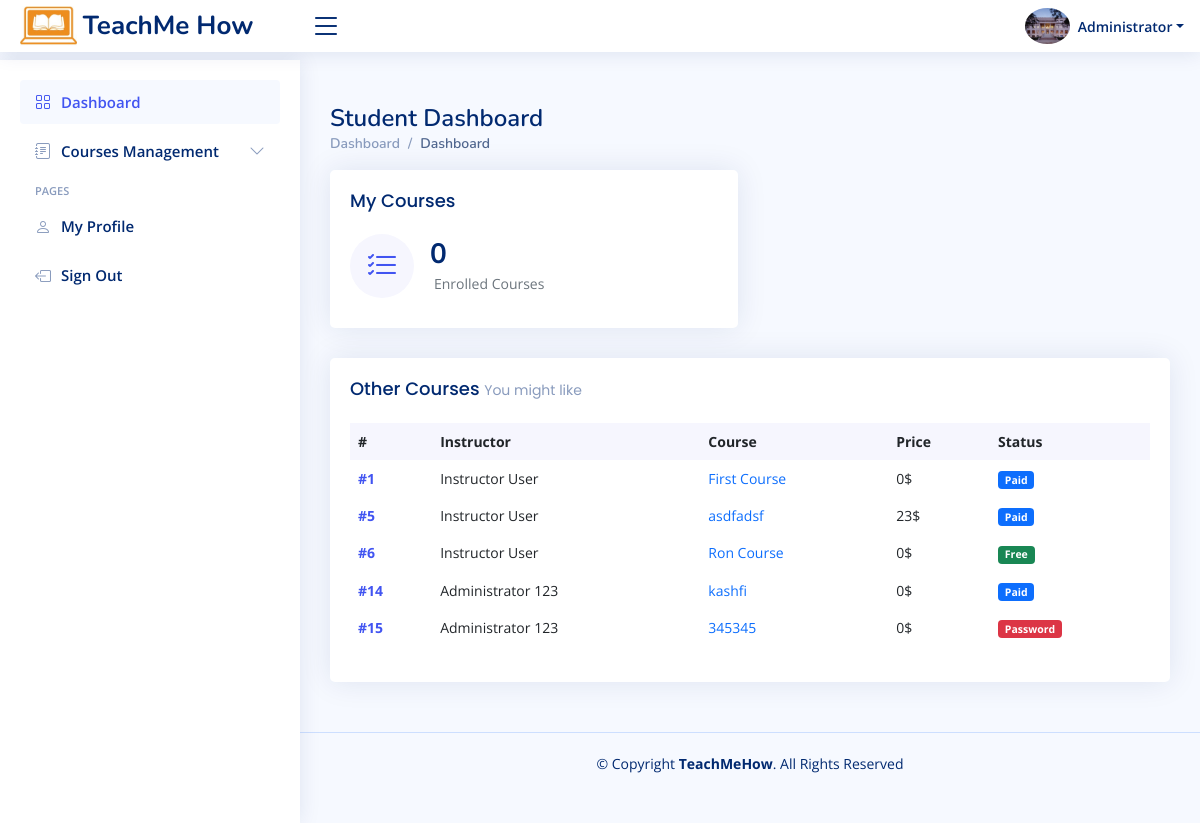
The page /studentDashboard.php (signed in) on the database as committed earlier.
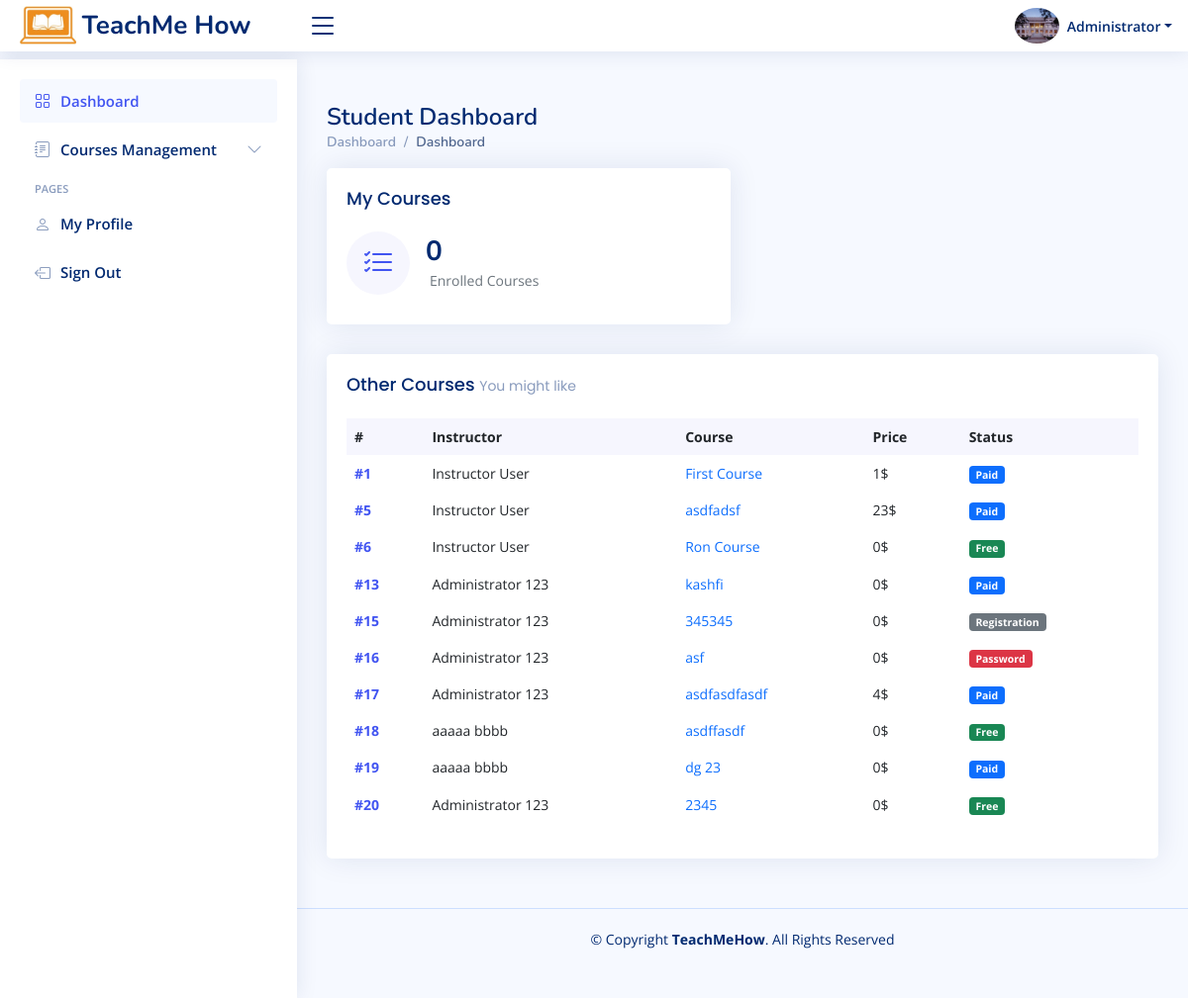
The same page on the database as committed later.
### tables this page shows
CREATE TABLE `users` (
  `id` int(11) NOT NULL,
  `firstname` varchar(20) NOT NULL,
  `lastname` varchar(20) NOT NULL,
  `email` varchar(50) NOT NULL,
  `contactNum` varchar(100) DEFAULT NULL,
  `address` varchar(200) DEFAULT NULL,
  `username` varchar(30) NOT NULL,
  `password` varchar(100) NOT NULL,
  `type` enum('Admin','Instructor','Student') NOT NULL,
  `verified` tinyint(1) NOT NULL DEFAULT 0,
  `pic` varchar(100) NOT NULL DEFAULT 'default.jpg',
  `isBlocked` tinyint(1) NOT NULL DEFAULT 0,
  `created_on` timestamp NOT NULL DEFAULT current_timestamp(),
  `about` varchar(1000) NOT NULL DEFAULT 'Some info about user, edit it form profile section.....   Some info about user, edit it form profile section.....'
);

CREATE TABLE `courses` (
  `id` int(10) NOT NULL,
  `instructor_id` int(10) NOT NULL,
  `title` varchar(200) NOT NULL,
  `thumbnail` varchar(100) NOT NULL DEFAULT 'default.jpg',
  `access` enum('Free','Registration','Paid','Password') NOT NULL,
  `description` varchar(1000) NOT NULL,
  `draft` tinyint(1) NOT NULL DEFAULT 0,
  `courseID` varchar(20) NOT NULL,
  `timeLimitType` enum('Without Time Limit','Days','Months','Years') DEFAULT NULL,
  `timeLimitValue` int(5) DEFAULT NULL,
  `registration_required_email` tinyint(1) DEFAULT NULL,
  `registration_required_phone` tinyint(1) DEFAULT NULL,
  `registration_required_address` tinyint(1) DEFAULT NULL,
  `registration_required_tos` tinyint(1) DEFAULT NULL,
  `price` int(5) DEFAULT NULL,
  `paypal_email` varchar(500) DEFAULT 'AUV9WUKaXyoFG7UN6rgBt-NKkSJWJHUxKSxbfq6g97mJglHj8rrOcSJJHgvGOgaVQ-dARLQOKm0cBuQ3',
  `instructor_name` varchar(50) NOT NULL,
  `back_clr` varchar(10) NOT NULL DEFAULT '#ffffff',
  `front_clr` varchar(10) NOT NULL DEFAULT '#000000',
  `page_background_type` enum('image','color') NOT NULL DEFAULT 'color',
  `page_background_image` varchar(100) DEFAULT NULL,
  `page_background_color` varchar(100) DEFAULT '#000000',
  `txtLessonBackground` varchar(10) DEFAULT NULL,
  `courseTitleBg` varchar(10) NOT NULL DEFAULT '#ffffff',
  `courseTitleFg` varchar(10) NOT NULL DEFAULT '#000',
  `signBgColor` varchar(10) NOT NULL DEFAULT '#ffffff',
  `signFgColor` varchar(10) NOT NULL DEFAULT '#000',
  `bottomLogo` varchar(100) NOT NULL DEFAULT 'default.png',
  `is_deleted` tinyint(1) NOT NULL DEFAULT 0,
  `coursePassword` varchar(100) DEFAULT NULL,
  `aboutInstructor` varchar(1000) NOT NULL,
  `paypal_client_api_key` varchar(1000) DEFAULT 'AUV9WUKaXyoFG7UN6rgBt-NKkSJWJHUxKSxbfq6g97mJglHj8rrOcSJJHgvGOgaVQ-dARLQOKm0cBuQ3',
  `instructorPicture` varchar(200) NOT NULL DEFAULT 'default.jpg',
  `instructur_website` varchar(100) NOT NULL,
  `instructur_insta` varchar(100) NOT NULL,
  `instructur_facebook` varchar(100) NOT NULL,
  `instructur_linkedin` varchar(100) NOT NULL
);

### studentDashboard.php (the view, shortened to what this page needs)
<?php
    require_once "includes/app.php";
    $path = ROOT_DIR;
function myTotalCourses(){
    $id = $_SESSION["userID"];
    $s = "SELECT * FROM users_courses WHERE user_id=$id";
    $res = mysqli_query($GLOBALS["con"], $s);
    return mysqli_num_rows($res);
}
?>
<!DOCTYPE html>
<html lang="en">
<head>
    <?php
        require "includes/head.inc.php";
    ?>
</head>
<body>
    <?=require_once "includes/header.inc.php";?>
  <?=require_once "includes/studentSideBar.inc.php";?>
  <main id="main" class="main">
    <div class="pagetitle">
      <h1>Student Dashboard</h1>
      <nav>
        <ol class="breadcrumb">
          <li class="breadcrumb-item"><a href="<?=ROOT_DIR?>instructorDashboard.php">Dashboard</a></li>
          <li class="breadcrumb-item active">Dashboard</li>
        </ol>
      </nav>
    </div>
    <section class="section dashboard">
      <div class="row">
        <div class="col-lg-12">
          <div class="row">
            <div class="col-xxl-4 col-md-6">
              <div class="card info-card sales-card">
                <div class="card-body">
                  <h5 class="card-title">My Courses</h5>
                  <div class="d-flex align-items-center">
                    <div class="card-icon rounded-circle d-flex align-items-center justify-content-center">
                      <i class="bi bi-list-check"></i>
                    </div>
                    <div class="ps-3">
                      <h6><?=myTotalCourses()?></h6>
                      <span class="text-muted small pt-2 ps-1">Enrolled Courses</span>
                    </div>
                  </div>
                </div>
              </div>
            </div>
            <div class="col-12">
              <div class="card recent-sales">
                <div class="card-body">
                  <h5 class="card-title">Other Courses <span> You might like</span></h5>
                  <table class="table table-borderless datatable">
                    <thead>
                      <tr>
                        <th scope="col">#</th>
                        <th scope="col">Instructor</th>
                        <th scope="col">Course</th>
                        <th scope="col">Price</th>
                        <th scope="col">Status</th>
                      </tr>
                    </thead>
                    <tbody>
                      <?php
                      $s = "SELECT * FROM courses WHERE draft=0";
                      $res = mysqli_query($con, $s);
                      while($row = mysqli_fetch_array($res)){
                          $instructorID = $row["instructor_id"];
                          $badge = "";
                          $badgeTxt = "";
                          if($row["access"]=="Free"){
                            $badge = "success";
                            $badgeTxt = "Free";
                          }
                          if($row["access"]=="Registration"){
                            $badge = "secondary";
                            $badgeTxt = "Registration";
                          }
                          if($row["access"]=="Paid"){
                            $badge = "primary";
                            $badgeTxt = "Paid";
                          }
                          if($row["access"]=="Password"){
                            $badge = "danger";
                            $badgeTxt = "Password";
                          }
                          $s = "SELECT concat(firstname,' ',lastname) as fullName FROM users WHERE id=$instructorID";
                          $res1 = mysqli_query($con, $s);
                          $row1 = mysqli_fetch_array($res1);
                          ?>
                          <tr>
                              <th scope="row"><a href="#">#<?=$row["id"]?></a></th>
                              <td><?=$row1["fullName"]?></td>
                              <td><a target="_blank" href="course-<?=$row["courseID"]?>" class="text-primary"><?=$row["title"]?></a></td>
                              <td><?=$row["price"]?>$</td>
                              <td><span class="badge bg-<?=$badge?>"><?=$badgeTxt?></span></td>
                          </tr>
                      <?php
                      }
                      ?>
                    </tbody>
                  </table>
                </div>
              </div>
            </div>
          </div>
        </div>
      </div>
    </section>
  </main>
  <?=require_once "includes/footer.inc.php";?>
</body>
</html>

### includes/head.inc.php (shortened to what this page needs)
<link href="<?=$path?>/assets/vendor/bootstrap/css/bootstrap.min.css" rel="stylesheet">
<link href="<?=$path?>assets/vendor/bootstrap-icons/bootstrap-icons.css" rel="stylesheet">
<link href="<?=$path?>assets/vendor/remixicon/remixicon.css" rel="stylesheet">
<link href="<?=$path?>assets/vendor/boxicons/css/boxicons.min.css" rel="stylesheet">
<link href="<?=$path?>assets/vendor/quill/quill.snow.css" rel="stylesheet">
<link href="<?=$path?>assets/vendor/quill/quill.bubble.css" rel="stylesheet">
<link href="<?=$path?>assets/vendor/simple-datatables/style.css" rel="stylesheet">
<link href="<?=$path?>assets/css/style.css?v=<?=rand()?>" rel="stylesheet">

### includes/header.inc.php (shortened to what this page needs)
<?php
$userID = $_SESSION["userID"];
$s = "SELECT pic FROM users WHERE id=$userID";
$res = mysqli_query($con, $s);
$picRow = mysqli_fetch_array($res);
$userPic = $picRow["pic"];
?>
<header id="header" class="header fixed-top" style="height: auto;<?=isset($_SESSION["impersonate"]) && $_SESSION["impersonate"] == true ? "margin-bottom: 147px": ""?>">
    <div class="d-flex align-items-center">
        <div class="d-flex align-items-center justify-content-between">
            <a href="#" class="logo d-flex align-items-center">
                <img src="<?=$path?>assets/img/logo_top.png" alt="">
                <span class="d-none d-lg-block">TeachMe How</span>
            </a>
            <i class="bi bi-list toggle-sidebar-btn"></i>
        </div>
        <nav class="header-nav ms-auto">
            <ul class="d-flex align-items-center">
                <li class="nav-item dropdown pe-3">
                    <a class="nav-link nav-profile d-flex align-items-center pe-0" href="#" data-bs-toggle="dropdown">
                        <img src="assets/img/profilePics/<?=$userPic?>" alt="Profile" class="rounded-circle">
                        <span class="d-none d-md-block dropdown-toggle ps-2"><?=$_SESSION["firstName"]?></span>
                    </a>
                </li>
            </ul>
        </nav>
    </div>
</header>

### includes/studentSideBar.inc.php (shortened to what this page needs)
<aside id="sidebar" class="sidebar">
    <ul class="sidebar-nav" id="sidebar-nav">
        <li class="nav-item">
            <a class="nav-link " href="<?=$path?>studentDashboard.php">
                <i class="bi bi-grid"></i>
                <span>Dashboard</span>
            </a>
        </li>
        <li class="nav-item">
            <a class="nav-link collapsed" data-bs-target="#forms-nav" data-bs-toggle="collapse" href="#">
                <i class="bi bi-journal-text"></i><span>Courses Management</span><i class="bi bi-chevron-down ms-auto"></i>
            </a>
        </li>
        <li class="nav-heading">Pages</li>
        <li class="nav-item">
            <a class="nav-link collapsed" href="<?=$path?>profile.php">
                <i class="bi bi-person"></i>
                <span>My Profile</span>
            </a>
        </li>
        <li class="nav-item">
            <a class="nav-link collapsed" href="#">
                <i class="bi bi-box-arrow-left"></i>
                <span>Sign Out</span>
            </a>
        </li>
    </ul>
</aside>

### includes/footer.inc.php (shortened to what this page needs)
<footer id="footer" class="footer">
    <div class="copyright">
        &copy; Copyright <strong><span>TeachMeHow</span></strong>. All Rights Reserved
    </div>
    <div class="credits">
    </div>
</footer>

### assets/css/style.css (style rules this page uses)
:root { scroll-behavior: smooth; }
body { font-family: "Open Sans", sans-serif; background: #f6f9ff; color: #444444; }
a { color: #4154f1; text-decoration: none; }
h1, h2, h3, h4, h5, h6 { font-family: "Nunito", sans-serif; }
#main { margin-top: 60px; padding: 20px 30px; transition: all 0.3s; }
.pagetitle { margin-bottom: 10px; }
.pagetitle h1 { font-size: 24px; margin-bottom: 0; font-weight: 600; color: #012970; }
.card { margin-bottom: 30px; border: none; border-radius: 5px; box-shadow: 0px 0 30px rgba(1, 41, 112, 0.1); overflow: hidden; }
.card-title { padding: 20px 0 15px 0; font-size: 18px; font-weight: 500; color: #012970; font-family: "Poppins", sans-serif; }
.card-title span { color: #899bbd; font-size: 14px; font-weight: 400; }
.card-body { padding: 0 20px 20px 20px; }
.breadcrumb { font-size: 14px; font-family: "Nunito", sans-serif; color: #899bbd; font-weight: 600; }
.breadcrumb a { color: #899bbd; transition: 0.3s; }
.breadcrumb .breadcrumb-item::before { color: #899bbd; }
.breadcrumb .active { color: #51678f; font-weight: 600; }
.logo { line-height: 1; }
@media (min-width: 1200px) { .logo { width: 280px; } }
.logo img { max-height: 40px; margin-right: 6px; }
.logo span { font-size: 26px; font-weight: 700; color: #012970; font-family: "Nunito", sans-serif; }
.header { transition: all 0.5s; z-index: 997; height: 60px; box-shadow: 0px 2px 20px rgba(1, 41, 112, 0.1); background-color: #fff; padding-left: 20px; }
.header .toggle-sidebar-btn { font-size: 32px; padding-left: 10px; cursor: pointer; color: #012970; }
.header-nav ul { list-style: none; }
.header-nav > ul { margin: 0; padding: 0; }
.header-nav .nav-profile { color: #012970; }
.header-nav .nav-profile img { max-height: 36px; }
.header-nav .nav-profile span { font-size: 14px; font-weight: 600; }
.sidebar { position: fixed; top: 60px; left: 0; bottom: 0; width: 300px; z-index: 996; transition: all 0.3s; padding: 20px; overflow-y: auto; scrollbar-width: thin; scrollbar-color: #aab7cf transparent; box-shadow: 0px 0px 20px rgba(1, 41, 112, 0.1); background-color: #fff; }
@media (min-width: 1200px) { #main, #footer { margin-left: 300px; } }
.sidebar-nav { padding: 0; margin: 0; list-style: none; }
.sidebar-nav li { padding: 0; margin: 0; list-style: none; }
.sidebar-nav .nav-item { margin-bottom: 5px; }
.sidebar-nav .nav-heading { font-size: 11px; text-transform: uppercase; color: #899bbd; font-weight: 600; margin: 10px 0 5px 15px; }
.sidebar-nav .nav-link { display: flex; align-items: center; font-size: 15px; font-weight: 600; color: #4154f1; transition: 0.3; background: #f6f9ff; padding: 10px 15px; border-radius: 4px; }
.sidebar-nav .nav-link i { font-size: 16px; margin-right: 10px; color: #4154f1; }
.sidebar-nav .nav-link.collapsed { color: #012970; background: #fff; }
.sidebar-nav .nav-link.collapsed i { color: #899bbd; }
.sidebar-nav .nav-link .bi-chevron-down { margin-right: 0; transition: transform 0.2s ease-in-out; }
.dashboard .info-card { padding-bottom: 10px; }
.dashboard .info-card h6 { font-size: 28px; color: #012970; font-weight: 700; margin: 0; padding: 0; }
.dashboard .card-icon { font-size: 32px; line-height: 0; width: 64px; height: 64px; flex-shrink: 0; flex-grow: 0; }
.dashboard .sales-card .card-icon { color: #4154f1; background: #f6f6fe; }
.dashboard .recent-sales { font-size: 14px; }
.dashboard .recent-sales .table thead { background: #f6f6fe; }
.dashboard .recent-sales .table thead th { border: 0; }
.footer { padding: 20px 0; font-size: 14px; transition: all 0.3s; border-top: 1px solid #cddfff; }
.footer .copyright { text-align: center; color: #012970; }
.footer .credits { padding-top: 5px; text-align: center; font-size: 13px; color: #012970; }

Rows that differ between the two databases and show on the page:
removed courses: id "14", fullName "Administrator 123", title "kashfi", price "0", access "Paid"
changed courses "First Course": price "0" → "1"
added courses: id "13", fullName "Administrator 123", title "kashfi", price "0", access "Paid"
changed courses id 15: access "Password" → "Registration"
added courses: id "16", fullName "Administrator 123", title "asf", price "0", access "Password"
added courses: id "17", fullName "Administrator 123", title "asdfasdfasdf", price "4", access "Paid"
added courses: id "18", fullName "aaaaa bbbb", title "asdffasdf", price "0", access "Free"
added courses: id "19", fullName "aaaaa bbbb", title "dg 23", price "0", access "Paid"
added courses: id "20", fullName "Administrator 123", title "2345", price "0", access "Free"
